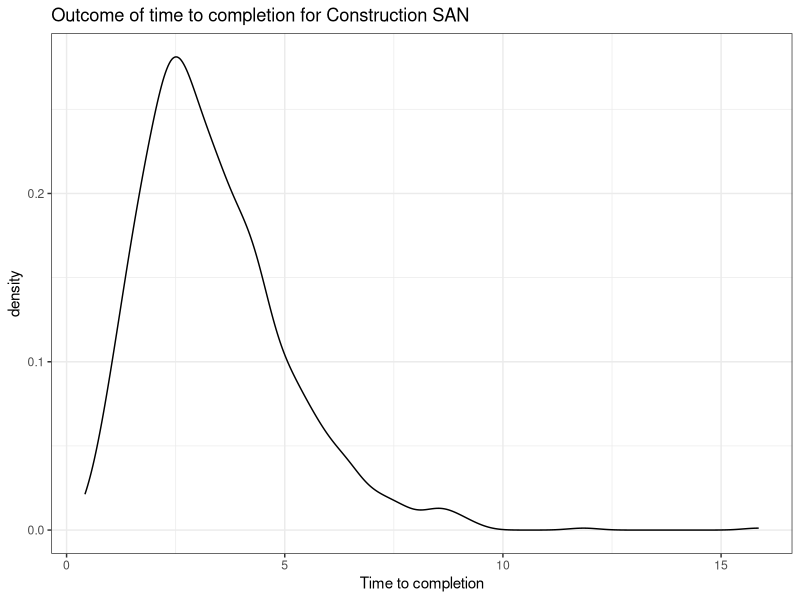

Write R code to recreate this figure.
library(foreach)
library(ggplot2)

SANmax <- function(N=1000){
  tp = 5.0
  
  constructionsan <-  function(seed){
    set.seed(seed)
    X = rexp(5, 1.0)
    Y = max(X[1]+X[4], X[1]+X[3] + X[5], X[2] + X[5])
  }
  
  initialseed = 2124
  i = initialseed:(initialseed + N)
   
  Y = sapply(i, constructionsan)
  isan = 1:N
  fy <- function(i) ifelse(Y[i]>tp,1,0)
  Ytp <- sapply(isan, fy)
  thetahat = sum(Ytp)/N
  sethetahat = sqrt((thetahat*(1-thetahat))/N)
  Theta = 1 - ( ( tp^2 / 2 - 3.0 * tp - 3) * exp(-2 * tp) + 
                  (-1.0/2 *tp^2 - 3 * tp + 3) * exp(-tp) + 
                  1.0 - exp(-3 * tp))
  sanmax <- Theta
  setheta <- sqrt((Theta * (1-Theta))/N)
  result <- c(sanmax, setheta, Y, Ytp)                
}

reps = 1000
result <- SANmax(reps)

sanmax <- result[1]
setheta <- result[2]
resultY <- result[3:(reps+2)]
resultYtp <- result[reps+3:(2*reps + 3)]
paste(sanmax, setheta)
sanresults <- data.frame(constructiontime = resultY)
ggplot(sanresults) + geom_density(aes(constructiontime)) +
  ggtitle("Outcome of time to completion for Construction SAN") +
  xlab("Time to completion") +
  theme_bw()
